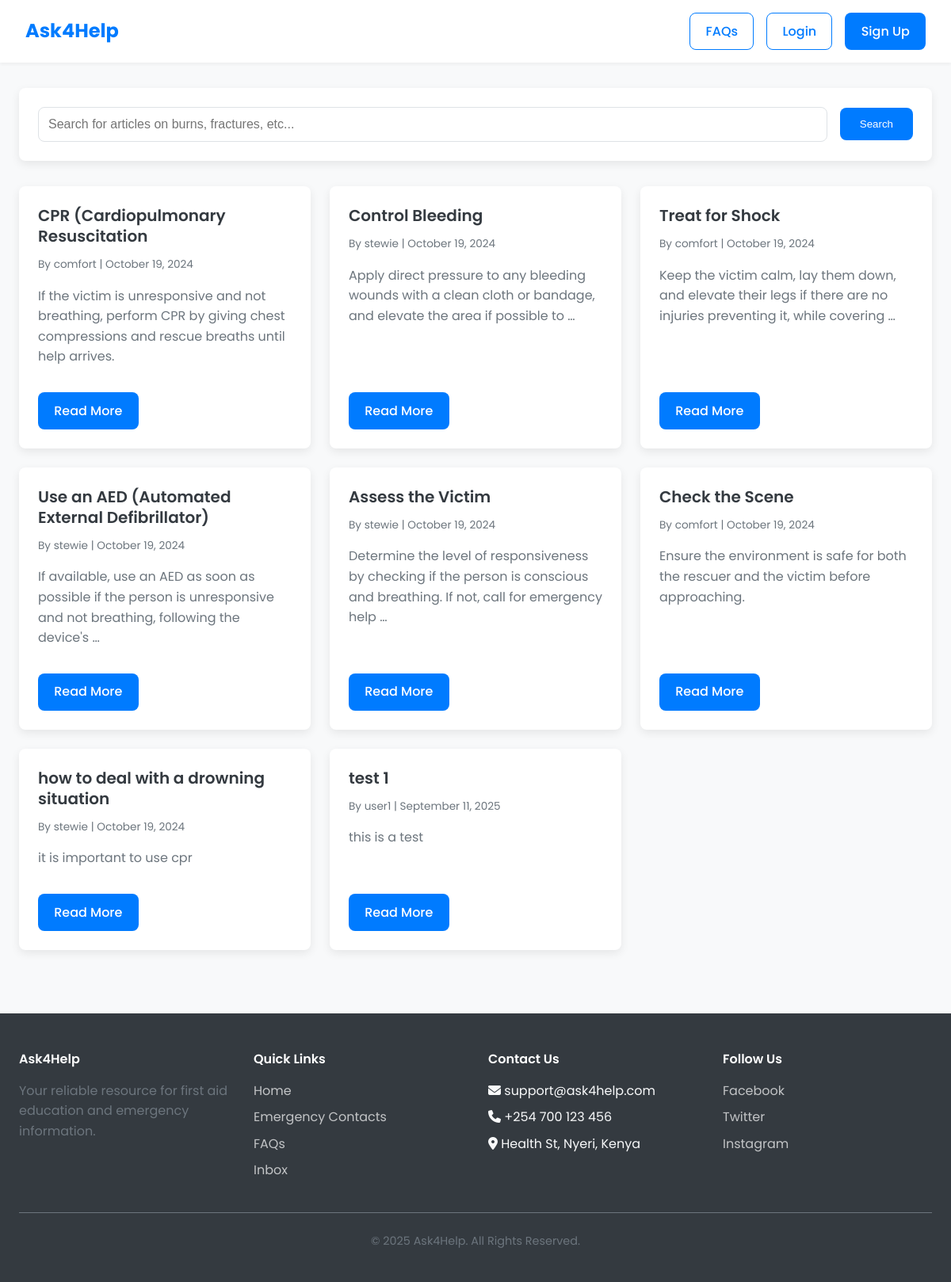
Before: / with the older database file.
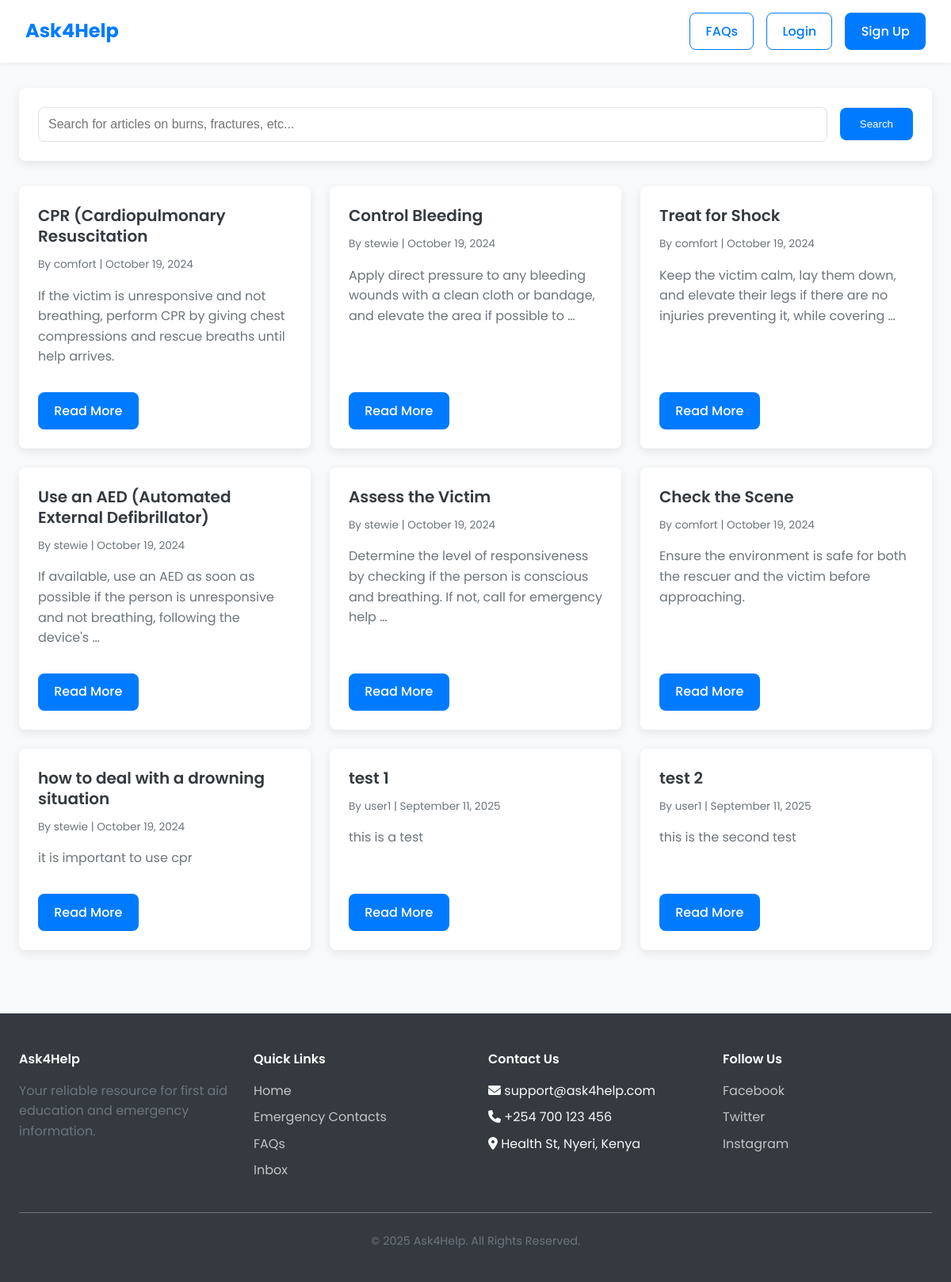
After: the same page with the newer database file.
### education/models.py (models this page shows, shortened)
class Article(models.Model):
    title = models.CharField(max_length=200)
    content = models.TextField()
    author = models.ForeignKey(User, on_delete=models.CASCADE)
    created_at = models.DateTimeField(auto_now_add=True)
    category = models.CharField(max_length=100, choices=[
        ('first_aid', 'First Aid'),
        ('cpr', 'CPR'),
        ('bleeding', 'Bleeding Control'),
        ('other', 'Other Medical Procedures'),
    ], default='other')
    related_contacts = models.ManyToManyField(EmergencyContact, blank=True, related_name='related_articles')

### education/views.py (the view)
# urls.py: path('', views.index, name='index'),
def index(request):
    context = {
        'articles': Article.objects.all()
    }
    return render(request, 'education/index.html', context)

### education/templates/education/index.html (shortened to what this page needs)
{% extends 'education/base.html' %}
{% load static %}
{% block content %}
<div class="search-filter-bar">
    <form method="GET" action="{% url 'education:search' %}">
        <input type="text" name="query" placeholder="Search for articles on burns, fractures, etc..." class="search-input">
        <button type="submit" class="btn btn-primary">Search</button>
    </form>
</div>
<div class="card-grid">
    {% for article in articles %}
        <div class="article-card">
            <div>
                <h3>{{ article.title }}</h3>
                <p class="meta-info">By {{ article.author }} | {{ article.created_at|date:"F d, Y" }}</p>
                <p>{{ article.content|truncatewords:20 }}</p>
            </div>
            <div class="card-actions">
                <a href="{% url 'education:article_detail' article.id %}" class="btn btn-primary">Read More</a>
            </div>
        </div>
    {% empty %}
        <p class="no-results">No articles have been posted yet.</p>
    {% endfor %}
</div>
{% endblock %}

### education/templates/education/base.html (shortened to what this page needs)
<!DOCTYPE html>
<html lang="en">
<head>
    {% load static %}
    <link rel="stylesheet" href="https://cdnjs.cloudflare.com/ajax/libs/font-awesome/6.5.2/css/all.min.css">
    <link rel="stylesheet" href="{% static 'css/styles.css' %}">
</head>
<body>
    <nav class="navbar">
        <a href="{% url 'education:index' %}" class="brand">Ask4Help</a>
        <div class="nav-buttons">
            {% if request.user.is_authenticated %}
                <a href="{% url 'conversation:inbox' %}" class="btn btn-secondary">Inbox</a>
                <a href="{% url 'education:new' %}" class="btn btn-primary">New Article</a>
                <a href="{% url 'contacts:emergency_contacts' %}" class="btn btn-secondary">Emergency Contacts</a>
                <a href="{% url 'education:faq' %}" class="btn btn-secondary">FAQs</a>
                <a href="{% url 'loginSystem:logout' %}" class="btn btn-danger">Logout</a>
            {% else %}
                <a href="{% url 'education:faq' %}" class="btn btn-secondary">FAQs</a>
                <a href="{% url 'loginSystem:login' %}" class="btn btn-secondary">Login</a>
                <a href="{% url 'loginSystem:signup' %}" class="btn btn-primary">Sign Up</a>
            {% endif %}
        </div>
    </nav>
    <main class="container">
        {% block content %}
        {% endblock %}
    </main>
    <footer class="footer">
        <div class="footer-container">
            <div class="footer-col">
                <h4>Ask4Help</h4>
                <p>Your reliable resource for first aid education and emergency information.</p>
            </div>
            <div class="footer-col">
                <h4>Quick Links</h4>
                <ul class="footer-links">
                    <li><a href="{% url 'education:index' %}">Home</a></li>
                    <li><a href="{% url 'contacts:emergency_contacts' %}">Emergency Contacts</a></li>
                    <li><a href="{% url 'education:faq' %}">FAQs</a></li>
                    <li><a href="{% url 'conversation:inbox' %}">Inbox</a></li>
                </ul>
            </div>
            <div class="footer-col">
                <h4>Contact Us</h4>
                <ul class="footer-links">
                    <li><i class="fas fa-envelope"></i> support@ask4help.com</li>
                    <li><i class="fas fa-phone"></i> +254 700 123 456</li>
                    <li><i class="fas fa-map-marker-alt"></i> Health St, Nyeri, Kenya</li>
                </ul>
            </div>
            <div class="footer-col">
                <h4>Follow Us</h4>
                <ul class="footer-links">
                    <li><a href="#">Facebook</a></li>
                    <li><a href="#">Twitter</a></li>
                    <li><a href="#">Instagram</a></li>
                </ul>
            </div>
        </div>
        <div class="footer-bottom">
            <p>&copy; {% now "Y" %} Ask4Help. All Rights Reserved.</p>
        </div>
    </footer>
</body>
</html>

### static/css/styles.css (style rules this page uses)
:root { --primary-color: #007BFF; --secondary-color: #17A2B8; --success-color: #28a745; --danger-color: #dc3545; --light-color: #f8f9fa; --dark-color: #343a40; --gray-color: #6c757d; --border-color: #dee2e6; --shadow: 0 4px 12px rgba(0, 0, 0, 0.08); --shadow-hover: 0 6px 16px rgba(0, 0, 0, 0.12); --border-radius: 8px; --font-family: 'Poppins', sans-serif; }
* { box-sizing: border-box; margin: 0; padding: 0; }
body { font-family: var(--font-family); background-color: var(--light-color); color: var(--dark-color); line-height: 1.6; }
.container { max-width: 1200px; margin: 0 auto; padding: 2rem 1.5rem; }
h1, h2, h3, h4, h5, h6 { color: var(--dark-color); font-weight: 600; line-height: 1.3; margin-bottom: 0.75rem; }
h3 { font-size: 1.5rem; }
p { margin-bottom: 1rem; color: var(--gray-color); }
a { color: var(--primary-color); text-decoration: none; transition: color 0.3s ease; }
.navbar { background-color: #fff; padding: 1rem 2rem; display: flex; justify-content: space-between; align-items: center; box-shadow: 0 2px 4px rgba(0, 0, 0, 0.05); position: sticky; top: 0; z-index: 1000; }
.navbar .brand { font-size: 1.5rem; font-weight: 700; color: var(--primary-color); }
.nav-buttons { display: flex; gap: 1rem; }
.btn { padding: 0.6rem 1.2rem; border-radius: var(--border-radius); font-weight: 500; text-align: center; transition: all 0.3s ease; border: 1px solid transparent; cursor: pointer; }
.btn-primary { background-color: var(--primary-color); color: #fff; }
.btn-secondary { background-color: #fff; color: var(--primary-color); border: 1px solid var(--primary-color); }
.card-grid { display: grid; grid-template-columns: repeat(auto-fill, minmax(300px, 1fr)); gap: 1.5rem; }
.card, .article-card, .contact-card { background-color: #fff; border-radius: var(--border-radius); box-shadow: var(--shadow); padding: 1.5rem; transition: transform 0.3s ease, box-shadow 0.3s ease; display: flex; flex-direction: column; }
.article-card h3, .contact-card h3 { font-size: 1.25rem; font-weight: 600; color: var(--dark-color); }
.article-card .meta-info, .contact-card .meta-info { font-size: 0.85rem; color: var(--gray-color); margin-bottom: 1rem; }
.card-actions { margin-top: auto; display: flex; gap: 0.5rem; padding-top: 1rem; }
.search-filter-bar { background: #fff; padding: 1.5rem; border-radius: var(--border-radius); margin-bottom: 2rem; box-shadow: var(--shadow); }
.search-filter-bar form { display: flex; flex-wrap: wrap; gap: 1rem; align-items: center; }
.search-filter-bar input, .search-filter-bar select { flex-grow: 1; padding: 0.75rem; border: 1px solid var(--border-color); border-radius: var(--border-radius); font-size: 1rem; }
.search-filter-bar button { padding: 0.75rem 1.5rem; }
.footer { background-color: var(--dark-color); color: var(--light-color); padding: 3rem 1.5rem 1.5rem; margin-top: 3rem; }
.footer-container { max-width: 1200px; margin: 0 auto; display: grid; grid-template-columns: repeat(auto-fit, minmax(200px, 1fr)); gap: 2rem; }
.footer-col h4 { color: #fff; margin-bottom: 1rem; }
.footer-links { list-style: none; }
.footer-links li { margin-bottom: 0.5rem; }
.footer-links a { color: rgba(255, 255, 255, 0.7); }
.footer-bottom { text-align: center; margin-top: 2rem; padding-top: 1.5rem; border-top: 1px solid var(--gray-color); font-size: 0.9rem; color: rgba(255, 255, 255, 0.7); }

Changed rows visible on the page:
added Article: title "test 2", author "user1", created_at "September 11, 2025", content "this is the second test"
